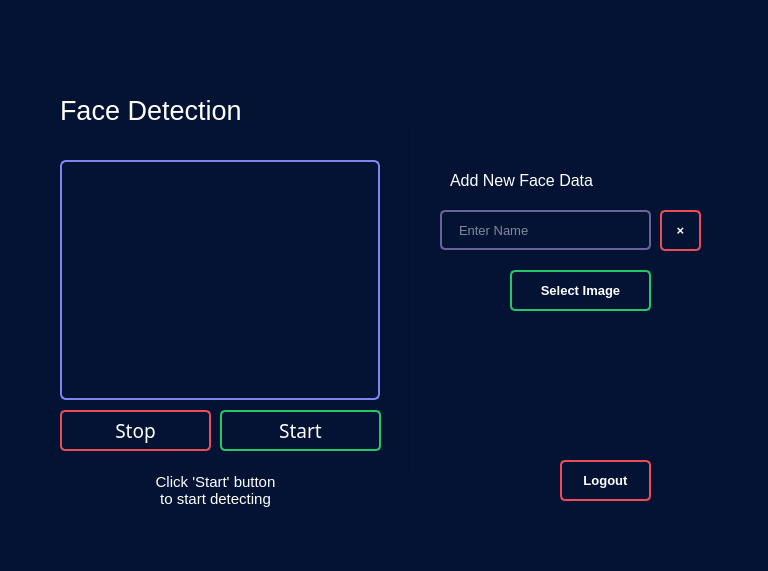
<?xml version="1.0" encoding="UTF-8"?>
<ui version="4.0">
 <class>MainWindow</class>
 <widget class="QMainWindow" name="MainWindow">
  <property name="geometry">
   <rect>
    <x>0</x>
    <y>0</y>
    <width>768</width>
    <height>571</height>
   </rect>
  </property>
  <property name="windowTitle">
   <string>MainWindow</string>
  </property>
  <property name="styleSheet">
   <string notr="true">background-color: rgb(4, 19, 52);</string>
  </property>
  <widget class="QWidget" name="centralwidget">
   <widget class="QPushButton" name="start_attendance_btn">
    <property name="geometry">
     <rect>
      <x>220</x>
      <y>410</y>
      <width>161</width>
      <height>41</height>
     </rect>
    </property>
    <property name="font">
     <font>
      <family>Product Sans</family>
      <pointsize>14</pointsize>
      <weight>50</weight>
      <bold>false</bold>
     </font>
    </property>
    <property name="styleSheet">
     <string notr="true">QPushButton#start_attendance_btn {
    background-color: none;
    border: 1.5px solid rgb(36,199,103);
	border-radius: 5px;
    color: white;
}

QPushButton#start_attendance_btn:hover {
    background-color: rgb(36,199,103);
	color: rgb(54, 54, 54)
    
}</string>
    </property>
    <property name="text">
     <string>Start</string>
    </property>
    <property name="flat">
     <bool>true</bool>
    </property>
   </widget>
   <widget class="QPushButton" name="stop_attendance_btn">
    <property name="geometry">
     <rect>
      <x>60</x>
      <y>410</y>
      <width>151</width>
      <height>41</height>
     </rect>
    </property>
    <property name="font">
     <font>
      <family>Product Sans</family>
      <pointsize>14</pointsize>
      <weight>50</weight>
      <bold>false</bold>
     </font>
    </property>
    <property name="styleSheet">
     <string notr="true">QPushButton#stop_attendance_btn {
    background-color: none;
    border: 1.5px solid  rgb(234,77,86) ;
	border-radius: 5px;
    color: white;
}

QPushButton#stop_attendance_btn:hover {
    background-color:  rgb(234,77,86) ;
	color: rgb(54, 54, 54)
    
}</string>
    </property>
    <property name="text">
     <string>Stop</string>
    </property>
    <property name="flat">
     <bool>true</bool>
    </property>
   </widget>
   <widget class="QLabel" name="label">
    <property name="geometry">
     <rect>
      <x>80</x>
      <y>460</y>
      <width>271</width>
      <height>61</height>
     </rect>
    </property>
    <property name="font">
     <font>
      <family>MS Shell Dlg 2</family>
      <pointsize>11</pointsize>
      <weight>50</weight>
      <bold>false</bold>
     </font>
    </property>
    <property name="styleSheet">
     <string notr="true">color :rgb(255, 255, 255)</string>
    </property>
    <property name="text">
     <string>Click 'Start' button
to start detecting</string>
    </property>
    <property name="alignment">
     <set>Qt::AlignCenter</set>
    </property>
   </widget>
   <widget class="QLabel" name="img_label">
    <property name="geometry">
     <rect>
      <x>60</x>
      <y>160</y>
      <width>320</width>
      <height>240</height>
     </rect>
    </property>
    <property name="font">
     <font>
      <pointsize>38</pointsize>
     </font>
    </property>
    <property name="styleSheet">
     <string notr="true">border-radius: 6px;
border: 2px solid rgb(130,130,240) ;</string>
    </property>
    <property name="text">
     <string/>
    </property>
    <property name="scaledContents">
     <bool>true</bool>
    </property>
   </widget>
   <widget class="Line" name="line">
    <property name="geometry">
     <rect>
      <x>400</x>
      <y>130</y>
      <width>21</width>
      <height>341</height>
     </rect>
    </property>
    <property name="orientation">
     <enum>Qt::Vertical</enum>
    </property>
   </widget>
   <widget class="QLabel" name="markattendance_err_label">
    <property name="geometry">
     <rect>
      <x>260</x>
      <y>50</y>
      <width>451</width>
      <height>31</height>
     </rect>
    </property>
    <property name="font">
     <font>
      <family>Product Sans</family>
      <pointsize>12</pointsize>
      <weight>50</weight>
      <bold>false</bold>
     </font>
    </property>
    <property name="styleSheet">
     <string notr="true">color :rgb(255, 0, 127)</string>
    </property>
    <property name="text">
     <string/>
    </property>
    <property name="alignment">
     <set>Qt::AlignRight|Qt::AlignTrailing|Qt::AlignVCenter</set>
    </property>
   </widget>
   <widget class="QLabel" name="welcome">
    <property name="geometry">
     <rect>
      <x>60</x>
      <y>90</y>
      <width>261</width>
      <height>40</height>
     </rect>
    </property>
    <property name="font">
     <font>
      <family>MS Shell Dlg 2</family>
      <pointsize>20</pointsize>
     </font>
    </property>
    <property name="styleSheet">
     <string notr="true">color: white;
</string>
    </property>
    <property name="text">
     <string>Face Detection</string>
    </property>
   </widget>
   <widget class="QPushButton" name="logout_btn">
    <property name="geometry">
     <rect>
      <x>560</x>
      <y>460</y>
      <width>91</width>
      <height>41</height>
     </rect>
    </property>
    <property name="font">
     <font>
      <pointsize>10</pointsize>
      <weight>75</weight>
      <bold>true</bold>
     </font>
    </property>
    <property name="cursor">
     <cursorShape>PointingHandCursor</cursorShape>
    </property>
    <property name="styleSheet">
     <string notr="true">QPushButton#logout_btn {
    background-color: none;
    border: 1.5px solid rgb(234,77,86) ;
	border-radius: 5px;
    color: white;
}

QPushButton#logout_btn:hover {
    background-color: rgb(234,77,86);
	color: rgb(54, 54, 54)
    
}</string>
    </property>
    <property name="text">
     <string>Logout</string>
    </property>
    <property name="flat">
     <bool>true</bool>
    </property>
   </widget>
   <widget class="QPushButton" name="select_img_btn">
    <property name="geometry">
     <rect>
      <x>510</x>
      <y>270</y>
      <width>141</width>
      <height>41</height>
     </rect>
    </property>
    <property name="font">
     <font>
      <pointsize>10</pointsize>
      <weight>75</weight>
      <bold>true</bold>
     </font>
    </property>
    <property name="cursor">
     <cursorShape>PointingHandCursor</cursorShape>
    </property>
    <property name="styleSheet">
     <string notr="true">QPushButton#select_img_btn {
    background-color: none;
    border: 1.5px solid rgb(36,199,103);
	border-radius: 5px;
    color: white;
}

QPushButton#select_img_btn:hover {
    background-color: rgb(36,199,103);
	color: rgb(54, 54, 54)
    
}</string>
    </property>
    <property name="text">
     <string>Select Image</string>
    </property>
    <property name="flat">
     <bool>true</bool>
    </property>
   </widget>
   <widget class="QLineEdit" name="name_input">
    <property name="geometry">
     <rect>
      <x>440</x>
      <y>210</y>
      <width>211</width>
      <height>40</height>
     </rect>
    </property>
    <property name="font">
     <font>
      <pointsize>10</pointsize>
     </font>
    </property>
    <property name="styleSheet">
     <string notr="true">QLineEdit {
color:rgb(255, 255, 255);border: 2px solid rgb(106, 98, 154); border-radius:5px;padding-left:15px;padding-right:15px;background : rgb(4, 19, 52);
}

QLineEdit:hover{
color:rgb(255, 255, 255);border: 2px solid white; border-radius:5px;padding-left:15px;padding-right:15px;background : rgb(4, 19, 52);
}</string>
    </property>
    <property name="placeholderText">
     <string>Enter Name</string>
    </property>
   </widget>
   <widget class="QLabel" name="label_8">
    <property name="geometry">
     <rect>
      <x>450</x>
      <y>170</y>
      <width>221</width>
      <height>21</height>
     </rect>
    </property>
    <property name="font">
     <font>
      <family>MS Shell Dlg 2</family>
      <pointsize>12</pointsize>
      <weight>50</weight>
      <bold>false</bold>
     </font>
    </property>
    <property name="styleSheet">
     <string notr="true">color:rgb(255, 255, 255)</string>
    </property>
    <property name="text">
     <string>Add New Face Data</string>
    </property>
   </widget>
   <widget class="QPushButton" name="clear_btn">
    <property name="geometry">
     <rect>
      <x>660</x>
      <y>210</y>
      <width>41</width>
      <height>41</height>
     </rect>
    </property>
    <property name="font">
     <font>
      <pointsize>10</pointsize>
      <weight>75</weight>
      <bold>true</bold>
     </font>
    </property>
    <property name="cursor">
     <cursorShape>PointingHandCursor</cursorShape>
    </property>
    <property name="styleSheet">
     <string notr="true">QPushButton#clear_btn {
    background-color: none;
    border: 1.5px solid rgb(234,77,86) ;
	border-radius: 5px;
    color: white;
}

QPushButton#clear_btn:hover {
    background-color: rgb(234,77,86);
	color: rgb(54, 54, 54)
    
}</string>
    </property>
    <property name="text">
     <string>×</string>
    </property>
    <property name="flat">
     <bool>true</bool>
    </property>
   </widget>
  </widget>
 </widget>
 <resources/>
 <connections/>
</ui>
